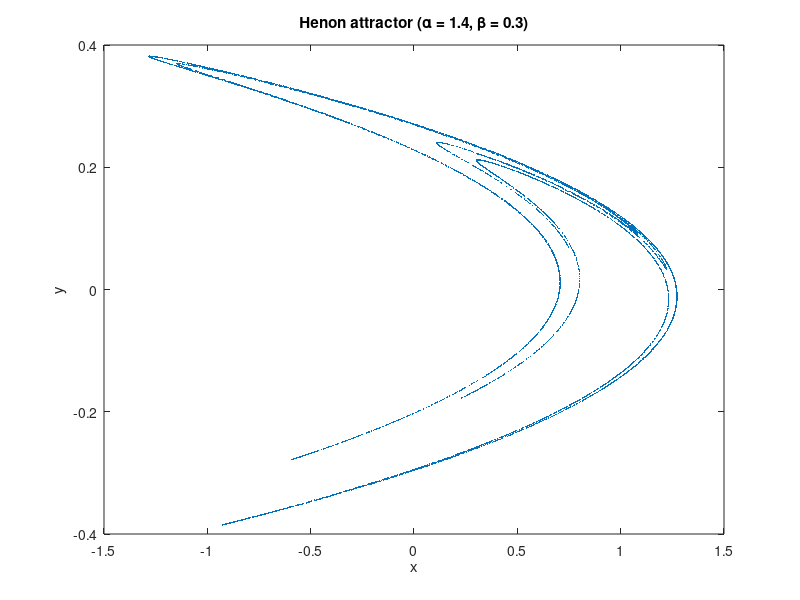
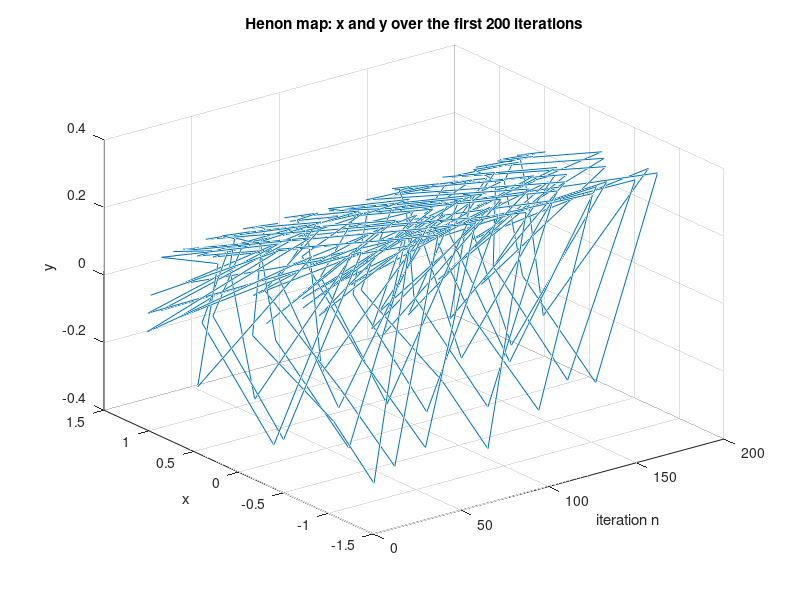

Write the MATLAB code that produced these figures, in order.
% Henon map
% Iterates the Henon map with the classic chaotic parameters and plots
%   (1) the attractor in the x-y plane
%   (2) the first iterations of x and y against the iteration number
%
%   x_{n+1} = 1 + y_n - alpha * x_n^2
%   y_{n+1} = beta * x_n

close all
clearvars
clc

N = 10000;          % number of iterations
N_transient = 100;  % first iterations discarded before plotting the attractor

x = nan(N, 1);      % preallocate
y = nan(N, 1);

% initial conditions
x(1) = 1;
y(1) = 0;

% alpha controls the stretching, beta the thickness of the folding
alpha = 1.4;
beta  = 0.3;

for n = 2:N
    x(n) = 1 + y(n-1) - alpha * x(n-1)^2;
    y(n) = beta * x(n-1);
end

% (1) Attractor: each iterate is one point
figure
plot(x(N_transient+1:end), y(N_transient+1:end), '.', 'MarkerSize', 2)
xlabel('x'), ylabel('y')
title('Henon attractor (\alpha = 1.4, \beta = 0.3)')
exportgraphics(gcf, fullfile('figures', 'henon.png'), 'Resolution', 150)

% (2) Time evolution of the first 200 iterations
figure
plot3(1:200, x(1:200), y(1:200))
xlabel('iteration n'), ylabel('x'), zlabel('y'), grid on
title('Henon map: x and y over the first 200 iterations')
exportgraphics(gcf, fullfile('figures', 'henon_time.png'), 'Resolution', 150)
